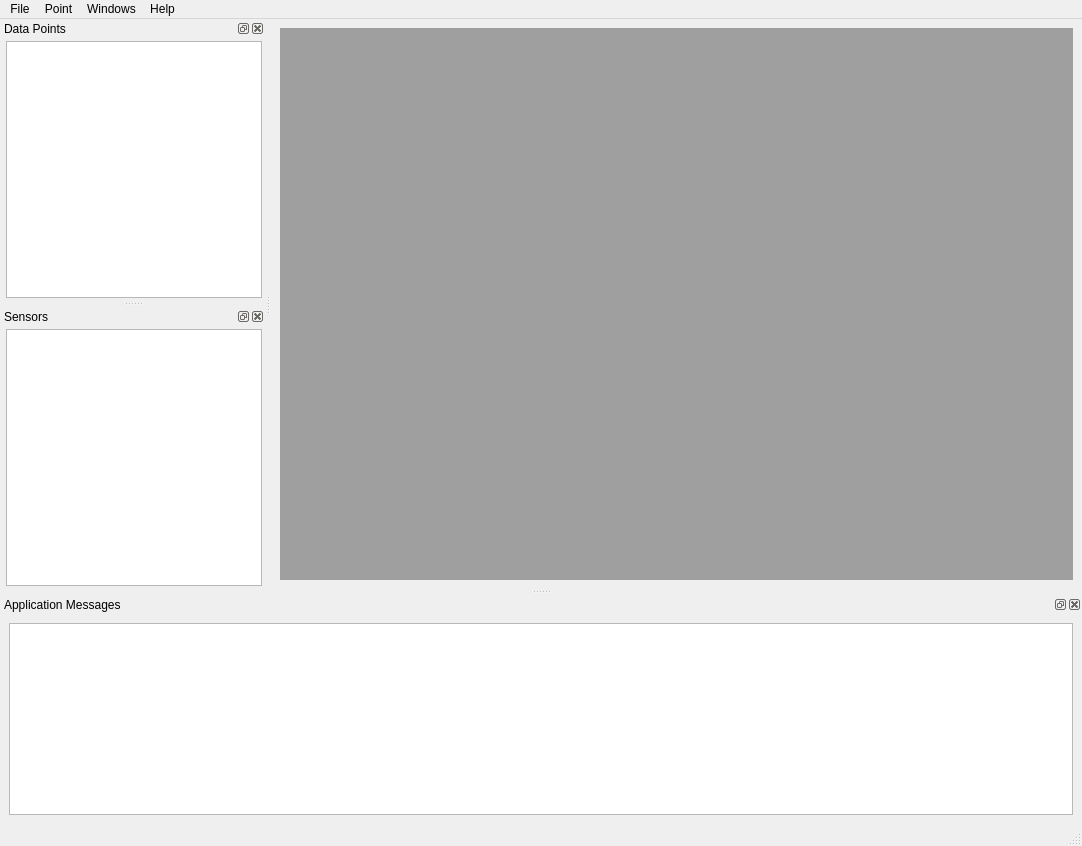
<?xml version="1.0" encoding="UTF-8"?>
<ui version="4.0">
 <class>MainWindow</class>
 <widget class="QMainWindow" name="MainWindow">
  <property name="geometry">
   <rect>
    <x>0</x>
    <y>0</y>
    <width>1082</width>
    <height>846</height>
   </rect>
  </property>
  <property name="windowTitle">
   <string>MolonaViz</string>
  </property>
  <widget class="QWidget" name="centralwidget">
   <layout class="QVBoxLayout" name="verticalLayout_3">
    <item>
     <widget class="QMdiArea" name="mdiArea"/>
    </item>
   </layout>
  </widget>
  <widget class="QMenuBar" name="menubar">
   <property name="geometry">
    <rect>
     <x>0</x>
     <y>0</y>
     <width>1082</width>
     <height>25</height>
    </rect>
   </property>
   <widget class="QMenu" name="menuFile">
    <property name="title">
     <string>File</string>
    </property>
    <addaction name="actionNew_Study"/>
    <addaction name="actionOpen_Study"/>
    <addaction name="actionSave_As_Study"/>
    <addaction name="actionEdit_Study"/>
    <addaction name="separator"/>
    <addaction name="actionExit"/>
   </widget>
   <widget class="QMenu" name="menuWindows">
    <property name="title">
     <string>Windows</string>
    </property>
    <addaction name="actionTile_Win"/>
    <addaction name="actionCascade_Win"/>
    <addaction name="actionNext_Win"/>
    <addaction name="actionPrevious_Win"/>
    <addaction name="actionClose_Win"/>
    <addaction name="actionClose_All_Win"/>
    <addaction name="separator"/>
    <addaction name="actionPreferences"/>
   </widget>
   <widget class="QMenu" name="menuHelp">
    <property name="title">
     <string>Help</string>
    </property>
    <addaction name="actionUser_Guide"/>
    <addaction name="separator"/>
    <addaction name="actionAbout_MolonaViz"/>
   </widget>
   <widget class="QMenu" name="menuPoint">
    <property name="title">
     <string>Point</string>
    </property>
    <addaction name="actionImport_Point"/>
    <addaction name="actionOpen_Point"/>
    <addaction name="actionRemove_Point"/>
   </widget>
   <addaction name="menuFile"/>
   <addaction name="menuPoint"/>
   <addaction name="menuWindows"/>
   <addaction name="menuHelp"/>
  </widget>
  <widget class="QStatusBar" name="statusbar"/>
  <widget class="QDockWidget" name="dockPoints">
   <property name="windowTitle">
    <string>Data Points</string>
   </property>
   <attribute name="dockWidgetArea">
    <number>1</number>
   </attribute>
   <widget class="QWidget" name="dockWidgetContents">
    <layout class="QVBoxLayout" name="verticalLayout">
     <property name="spacing">
      <number>3</number>
     </property>
     <property name="leftMargin">
      <number>6</number>
     </property>
     <property name="topMargin">
      <number>3</number>
     </property>
     <property name="rightMargin">
      <number>3</number>
     </property>
     <property name="bottomMargin">
      <number>3</number>
     </property>
     <item>
      <widget class="QTreeView" name="treePoints">
       <property name="editTriggers">
        <set>QAbstractItemView::NoEditTriggers</set>
       </property>
       <property name="rootIsDecorated">
        <bool>false</bool>
       </property>
       <attribute name="headerVisible">
        <bool>false</bool>
       </attribute>
      </widget>
     </item>
    </layout>
   </widget>
  </widget>
  <widget class="QDockWidget" name="dockTraceWindow">
   <property name="windowTitle">
    <string>Application Messages</string>
   </property>
   <attribute name="dockWidgetArea">
    <number>8</number>
   </attribute>
   <widget class="QWidget" name="dockWidgetContents_2">
    <layout class="QVBoxLayout" name="verticalLayout_2">
     <item>
      <widget class="QTextEdit" name="textEditMessages">
       <property name="html">
        <string>&lt;!DOCTYPE HTML PUBLIC &quot;-//W3C//DTD HTML 4.0//EN&quot; &quot;http://www.w3.org/TR/REC-html40/strict.dtd&quot;&gt;
&lt;html&gt;&lt;head&gt;&lt;meta name=&quot;qrichtext&quot; content=&quot;1&quot; /&gt;&lt;style type=&quot;text/css&quot;&gt;
p, li { white-space: pre-wrap; }
&lt;/style&gt;&lt;/head&gt;&lt;body style=&quot; font-family:'Ubuntu'; font-size:11pt; font-weight:400; font-style:normal;&quot;&gt;
&lt;p style=&quot;-qt-paragraph-type:empty; margin-top:0px; margin-bottom:0px; margin-left:0px; margin-right:0px; -qt-block-indent:0; text-indent:0px;&quot;&gt;&lt;br /&gt;&lt;/p&gt;&lt;/body&gt;&lt;/html&gt;</string>
       </property>
      </widget>
     </item>
    </layout>
   </widget>
  </widget>
  <widget class="QDockWidget" name="dockWidget">
   <property name="windowTitle">
    <string>Sensors</string>
   </property>
   <attribute name="dockWidgetArea">
    <number>1</number>
   </attribute>
   <widget class="QWidget" name="dockWidgetContents_3">
    <layout class="QVBoxLayout" name="verticalLayout_4">
     <property name="spacing">
      <number>3</number>
     </property>
     <property name="leftMargin">
      <number>6</number>
     </property>
     <property name="topMargin">
      <number>3</number>
     </property>
     <property name="rightMargin">
      <number>3</number>
     </property>
     <property name="bottomMargin">
      <number>3</number>
     </property>
     <item>
      <widget class="QTreeView" name="treeSensors">
       <property name="editTriggers">
        <set>QAbstractItemView::NoEditTriggers</set>
       </property>
       <property name="rootIsDecorated">
        <bool>true</bool>
       </property>
       <attribute name="headerVisible">
        <bool>false</bool>
       </attribute>
      </widget>
     </item>
    </layout>
   </widget>
  </widget>
  <action name="actionExit">
   <property name="text">
    <string>Exit</string>
   </property>
  </action>
  <action name="actionAbout_MolonaViz">
   <property name="text">
    <string>About MolonaViz</string>
   </property>
  </action>
  <action name="actionUser_Guide">
   <property name="text">
    <string>User Guide</string>
   </property>
  </action>
  <action name="actionTile_Win">
   <property name="text">
    <string>Tile</string>
   </property>
  </action>
  <action name="actionCascade_Win">
   <property name="text">
    <string>Cascade</string>
   </property>
  </action>
  <action name="actionNext_Win">
   <property name="text">
    <string>Next</string>
   </property>
  </action>
  <action name="actionPrevious_Win">
   <property name="text">
    <string>Previous</string>
   </property>
  </action>
  <action name="actionClose">
   <property name="text">
    <string>Close</string>
   </property>
  </action>
  <action name="actionBayesian_Inversion">
   <property name="text">
    <string>Bayesian Inversion</string>
   </property>
  </action>
  <action name="actionDirect_Model">
   <property name="text">
    <string>Direct Model</string>
   </property>
  </action>
  <action name="actionEstimation">
   <property name="text">
    <string>Estimation</string>
   </property>
  </action>
  <action name="actionNew_Study">
   <property name="text">
    <string>New Study</string>
   </property>
  </action>
  <action name="actionEdit_Study">
   <property name="text">
    <string>Edit Study</string>
   </property>
  </action>
  <action name="actionOpen_Study">
   <property name="text">
    <string>Open Study</string>
   </property>
  </action>
  <action name="actionSave_As_Study">
   <property name="text">
    <string>Save As Study</string>
   </property>
  </action>
  <action name="actionPreferences">
   <property name="text">
    <string>Preferences</string>
   </property>
  </action>
  <action name="actionClose_Win">
   <property name="text">
    <string>Close</string>
   </property>
  </action>
  <action name="actionClose_All_Win">
   <property name="text">
    <string>Close All</string>
   </property>
  </action>
  <action name="actionImport_Point">
   <property name="text">
    <string>Import Point</string>
   </property>
  </action>
  <action name="actionRemove_Point">
   <property name="text">
    <string>Remove Point</string>
   </property>
  </action>
  <action name="actionOpen_Point">
   <property name="text">
    <string>Open Point</string>
   </property>
  </action>
  <action name="actionTest_Thread">
   <property name="text">
    <string>Test Thread</string>
   </property>
  </action>
 </widget>
 <resources/>
 <connections>
  <connection>
   <sender>actionExit</sender>
   <signal>triggered()</signal>
   <receiver>MainWindow</receiver>
   <slot>close()</slot>
   <hints>
    <hint type="sourcelabel">
     <x>-1</x>
     <y>-1</y>
    </hint>
    <hint type="destinationlabel">
     <x>399</x>
     <y>299</y>
    </hint>
   </hints>
  </connection>
 </connections>
</ui>
